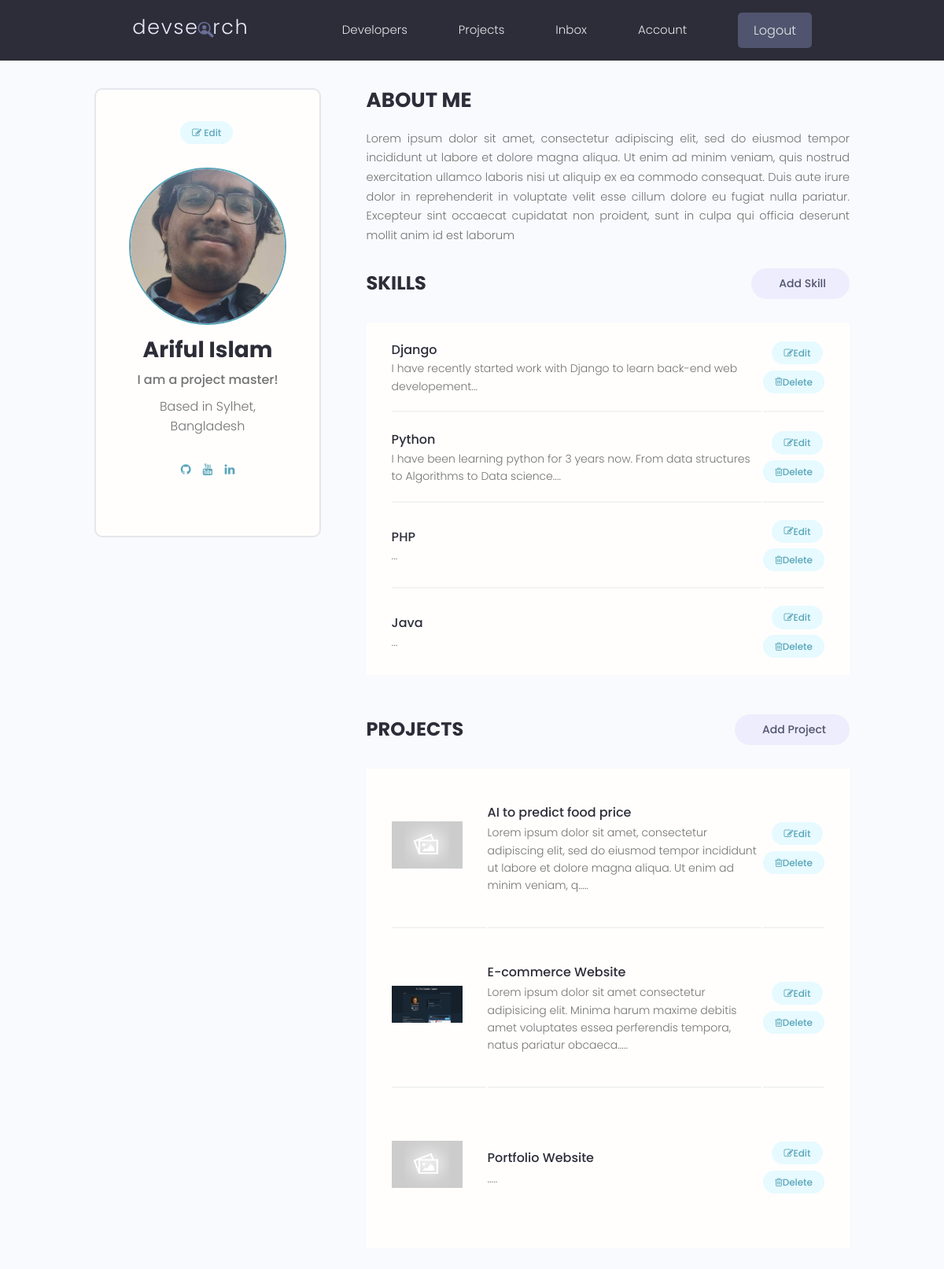
The app's page /account/ (signed in) with its own data.
### users/models.py (models this page shows, shortened)
class Profile(models.Model):
    user = models.OneToOneField(User, on_delete=models.CASCADE, null=True,blank=True)
    name = models.CharField(max_length=200, blank=True, null=True)
    email = models.EmailField(max_length=500, blank=True, null=True)
    username = models.CharField(max_length=200, blank=True, null=True)
    location = models.CharField(max_length=200, blank=True, null=True)
    short_intro = models.CharField(max_length=200,blank=True, null=True)
    bio = models.TextField(blank=True, null=True)
    profile_image = models.ImageField(blank=True, null=True, upload_to = 'profiles/',default='profiles/user-default.png')
    social_github = models.CharField(max_length=200, blank=True, null=True)
    social_twitter = models.CharField(max_length=200, blank=True, null=True)
    social_linkedin = models.CharField(max_length=200, blank=True, null=True)
    social_youtube = models.CharField(max_length=200, blank=True, null=True)
    social_website = models.CharField(max_length=200, blank=True, null=True)
    created = models.DateTimeField(auto_now_add=True)
    id = models.UUIDField(default=uuid.uuid4, unique=True,primary_key=True, editable=False)
    class Meta:
        ordering = ['created'] # -created to reverse

class Skill(models.Model):
    owner = models.ForeignKey(Profile, on_delete=models.CASCADE,null=True,blank=True)
    name = models.CharField(max_length=200, blank=True, null=True)
    description = models.TextField(blank=True, null=True)
    created = models.DateTimeField(auto_now_add=True)
    id = models.UUIDField(default=uuid.uuid4, unique=True,primary_key=True, editable=False)

### projects/models.py (models this page shows, shortened)
class Project(models.Model):
    owner = models.ForeignKey(Profile,null=True, blank=True, on_delete=models.CASCADE)
    title = models.CharField(max_length=200)
    description = models.TextField(null=True, blank=True)
    featured_image = models.ImageField(null=True, blank=True, default='default.jpg')
    demo_link = models.CharField(max_length=2000, null=True, blank=True)
    source_link = models.CharField(max_length=2000, null=True, blank=True)
    vote_total = models.IntegerField(default=0,null=True,blank=True)
    vote_ratio = models.IntegerField(default=0,null=True,blank=True)
    tags = models.ManyToManyField('Tag',blank=True)
    created = models.DateTimeField(auto_now_add=True)
    id = models.UUIDField(default=uuid.uuid4, unique=True,primary_key=True, editable=False)
    class Meta:
        ordering = ['-vote_ratio','-vote_total','title'] # -created to reverse

### users/views.py (the view)
# urls.py: path('account/',views.userAccount,name='account'),
@login_required(login_url='login')
def userAccount(request):
    profile = request.user.profile
    Skills = profile.skill_set.all()
    projects = profile.project_set.all()
    context = {'profile':profile,'Skills':Skills,'projects':projects}
    return render(request, 'users/account.html',context)

### users/templates/users/account.html (shortened to what this page needs)
{% extends 'main.html' %}
{% load static %}
{% block content %}
  <main class="settingsPage profile my-md">
    <div class="container">
      <div class="layout">
        <div class="column column--1of3">
          <div class="card text-center">
            <div class="card__body dev">
              <a class="tag tag--pill tag--main settings__btn" href="{% url 'edit-account' %}"><i class="fa fa-edit"></i> Edit</a>
              <img class="avatar avatar--xl dev__avatar" src="{{profile.profile_image.url}}" />
              <h2 class="dev__name">{{profile.name}}</h2>
              <p class="dev__title">{{profile.short_intro}}</p>
              <p class="dev__location">Based in {{profile.location}}</p>
              <ul class="dev__social">
                {% if profile.social_github %}
                <li>
                  <a title="Github" href="{{profile.social_github}}" target="_blank"><i class="fa fa-github"></i></a>
                </li>
                {% endif %}
                {% if profile.social_youtube %}
                <li>
                  <a title="Youtube" href="{{profile.social_youtube}}" target="_blank"><i class="fa fa-youtube"></i></a>
                </li>
                {% endif %}
                {% if profile.social_linkedin %}
                <li>
                  <a title="LinkedIn" href="{{profile.social_linkedin}}" target="_blank"><i class="fa fa-linkedin"></i></a>
                </li>
                {% endif %}
              </ul>
            </div>
          </div>
        </div>
        <div class="column column--2of3">
          <div class="devInfo">
            <h3 class="devInfo__title">About Me</h3>
            <p class="devInfo__about">
              {{profile.bio}}</p>
          </div>
          <div class="settings">
            <h3 class="settings__title">Skills</h3>
            <a class="tag tag--pill tag--sub settings__btn tag--lg" href="{% url 'create-skill' %}"> Add Skill</a>
          </div>
          <table class="settings__table">
            {% for skill in Skills %}
            <tr>
              <td class="settings__tableInfo">
                <h4>{{skill.name}}</h4>
                <p>
                  {{skill.description|slice:"150"}}...
                </p>
              </td>
              <td class="settings__tableActions">
                <a class="tag tag--pill tag--main settings__btn" href="{% url 'update-skill' skill.id %}"><i class="fa fa-edit"></i> Edit</a>
                <a class="tag tag--pill tag--main settings__btn" href="{% url 'delete-skill' skill.id %}?next=/account"><i class="fa fa-trash-o"></i>
                  Delete</a>
              </td>
            </tr>
            {%  endfor  %}
          </table>
          <div class="settings">
            <h3 class="settings__title">Projects</h3>
            <a class="tag tag--pill tag--sub settings__btn tag--lg" href="{% url 'create-project' %}"> Add Project</a>
          </div>
          <table class="settings__table">
            {% for project in projects %}
            <tr>
              <td class="settings__thumbnail">
                <a href="{% url 'project' project.id %}"><img src="{{project.featured_image.url}}" alt="Project Thumbnail" /></a>
              </td>
              <td class="settings__tableInfo">
                <a href="{% url 'project' project.id %}">{{project.title}}</a>
                <p>
                  {{project.description|slice:"150"}}.....
                </p>
              </td>
              <td class="settings__tableActions">
                <a class="tag tag--pill tag--main settings__btn" href="{% url 'update-project' project.id %}"><i class="fa fa-edit"></i> Edit</a>
                <a class="tag tag--pill tag--main settings__btn" href="{% url 'delete-project' project.id %}?next=/account"><i class="fa fa-trash-o"></i>
                  Delete</a>
              </td>
            </tr>
            {% endfor %}
          </table>
        </div>
      </div>
    </div>
  </main>
{% endblock %}

### static/styles/app.css (style rules this page uses)
:root { --color-sub: #2d2d39; }
.card { border: 2px solid var(--color-light); }
img { width: 100%; }
.profile .card > .dev { padding: 4rem; }
.dev__avatar { display: block; margin: auto; }
.dev__name { color: var(--color-sub); font-size: 2.8rem; font-weight: 700; margin-top: 1rem; margin-bottom: 0.5rem; }
.dev__title { font-size: 1.6rem; font-weight: 500; line-height: 1.3; }
.dev__location { margin-top: 1rem; }
.dev__social { margin: 3rem 0; list-style: none; display: flex; justify-content: center; gap: 1.5rem; }
.devInfo { margin-bottom: 3rem; }
.devInfo__title, .devInfo__subtitle { font-size: 2.6rem; color: var(--color-sub); text-transform: uppercase; font-weight: 700; margin-bottom: 1.5rem; }
.devInfo__about, .devSkill__info { font-size: 1.45rem; line-height: 1.7; text-align: justify; }
.settingsPage .dev > .settings__btn { display: inline-block; margin-bottom: 3rem; }
.settings { display: flex; justify-content: space-between; align-items: center; }
.settings__title { font-size: 2.4rem; text-transform: uppercase; font-weight: 700; color: var(--color-sub); }
.settings__table { margin-top: 3rem; margin-bottom: 5rem; padding: 0 3rem; background: var(--color-white); }
.settings__table tr { width: 100%; }
.settings__table tr > td { padding: 2rem 0; }
.settings__table tr:not(:last-child) td { border-bottom: 2px solid var(--color-white-light); }
.settings__thumbnail { width: 23%; min-width: 10rem; }
.settings__thumbnail img { padding-right: 3rem; height: 15rem; object-fit: contain; }
.settings__tableInfo { width: 100%; }
.settings__tableInfo h4, .settings__tableInfo a { padding-right: 1rem; width: auto; font-size: 1.6rem; font-weight: 500; color: var(--color-sub); }
.settings__tableInfo p { font-size: 1.4rem; }
.settings__tableActions { text-align: right; }

### static/uikit/styles/modules/_variables.css (style rules this page uses)
:root { --color-main: #5aa5b9; --color-main-light: #e6faff; --color-sub: #3f4156; --color-sub-light: #51546e; --color-sub-lighter: #ededfd; --color-text: #737373; --color-gray: #8b8b8b; --color-light: #e5e7eb; --color-light-gray: #767676; --color-bg: #f8fafd; --color-white: #fffefd; --color-white-light: #f3f3f3; --color-success: #359e64; --color-success-bg: #def8e8; --color-error: #fc4b0b; --color-error-bg: #fff2ee; --font-base: 'Poppins', arial, helvetica, 'Segoe UI', roboto, ubuntu, sans-serif; --font-monospace: 'Fira Code', 'Courier New', courier, monospace; --font-regular: 300; --font-medium: 500; --font-bold: 700; --generic-shadow: 1px 1px 5px #00000010; --generic-transition: all 0.3s ease-in-out; }

### static/uikit/styles/modules/_base.css (style rules this page uses)
* { margin: 0; padding: 0; box-sizing: border-box; text-rendering: optimizeLegibility; color: inherit; font-size: inherit; }
html { font-size: 50%; }
@media only screen and (min-width: 480px) { html { font-size: 56.25%; } }
@media only screen and (min-width: 1200px) { html { font-size: 62.5%; } }
body { line-height: 1.6; font-weight: 400; font-size: 1.5rem; color: var(--color-text); background-color: var(--color-bg); min-height: 100vh; }

### static/uikit/styles/modules/_typography.css (style rules this page uses)
* { font-family: var(--font-base); }
h2 { font-size: 3.6rem; font-weight: var(--font-bold); }
h3 { font-size: 3.2rem; font-weight: var(--font-medium); }
h4 { font-size: 2.8rem; font-weight: var(--font-medium); }
p, span, strong { font-size: 1.6rem; color: var(--color-text); font-weight: var(--font-regular); }
a { padding-bottom: 2px; text-decoration: none; display: inline-block; color: var(--color-main); font-weight: var(--font-medium); }

### static/uikit/styles/modules/_utilities.css (style rules this page uses)
.container { width: 92%; max-width: 165rem; margin: 0 auto; box-sizing: border-box; }
@media screen and (min-width: 1000px) { .container { width: 90%; } }
@media screen and (min-width: 1200px) { .container { width: 80%; } }
.text-center { text-align: center; }
.my-md { margin: 3rem auto; }

### static/uikit/styles/modules/_avatar.css (style rules this page uses)
.avatar { border-radius: 50%; border: 2px solid var(--color-main); object-fit: cover; }
.avatar--xl { height: 20rem; width: 20rem; }

### static/uikit/styles/modules/_card.css (style rules this page uses)
.card { border-radius: 1rem; background-color: var(--color-white); border: 1.5px solid var(--color-light); width: auto; height: auto; margin-top: 0.5rem; margin-bottom: 0.5rem; overflow: hidden; }
.card__body, .card__header { padding: 2rem 2.5rem; }

### static/uikit/styles/modules/_layout.css (style rules this page uses)
.layout { display: flex; flex-flow: row wrap; justify-content: space-between; }
.layout > .column { margin-bottom: 3rem; }
.layout > .column.column--1of3 { flex-basis: 30%; }
.layout > .column.column--2of3 { flex-basis: 64%; }

### records on screen
Profile: profile_image (picture), name "Ariful Islam", short_intro "I am a project master!", location "Sylhet, Bangladesh", bio "Lorem ipsum dolor sit amet, consectetur adipiscing elit, sed do eiusmod tempor incididunt ut labore et dolore magna aliqua. Ut enim ad minim veniam, quis nostrud exercitation ullamco laboris nisi ut aliquip ex ea commodo consequat. Duis aute irure dolor in reprehenderit in voluptate velit esse cillum dolore eu fugiat nulla pariatur. Excepteur sint occaecat cupidatat non proident, sunt in culpa qui officia deserunt mollit anim id est laborum"
Skill: name "Django", description "I have recently started work with Django to learn back-end web developement"
Skill: name "Python", description "I have been learning python for 3 years now. From data structures to Algorithms to Data science."
Skill: name "PHP"
Skill: name "Java"
Project: featured_image (placeholder picture), title "AI to predict food price", description "Lorem ipsum dolor sit amet, consectetur adipiscing elit, sed do eiusmod tempor incididunt ut labore et dolore magna aliqua. Ut enim ad minim veniam, q"
Project: featured_image (picture), title "E-commerce Website", description "Lorem ipsum dolor sit amet consectetur adipisicing elit. Minima harum maxime debitis amet voluptates essea perferendis tempora, natus pariatur obcaeca"
Project: featured_image (placeholder picture), title "Portfolio Website"
